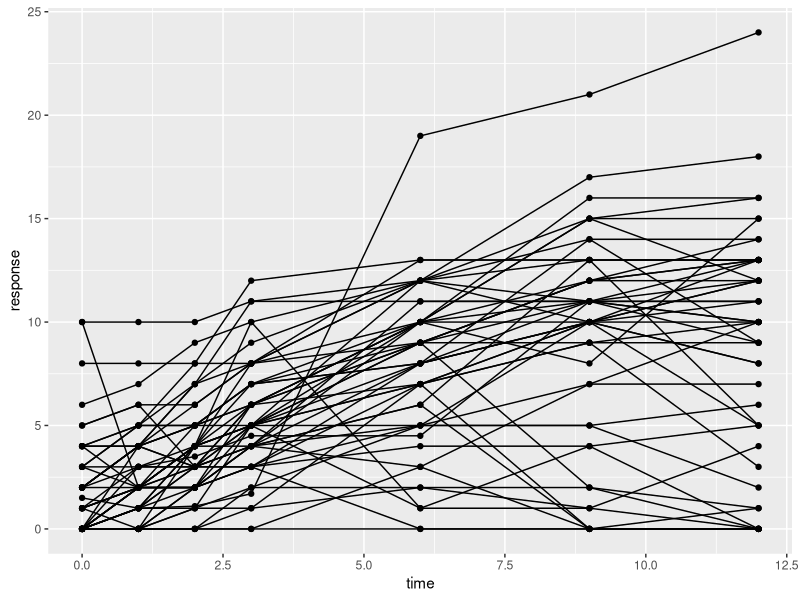
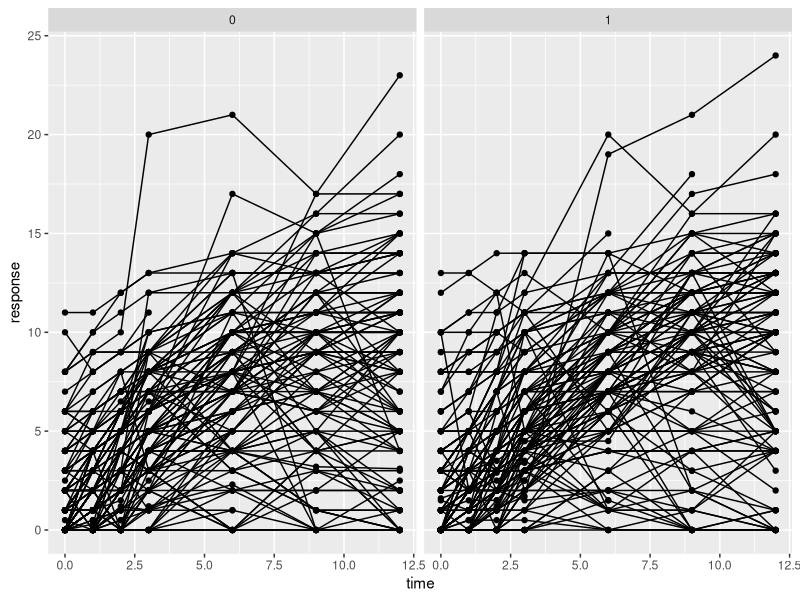
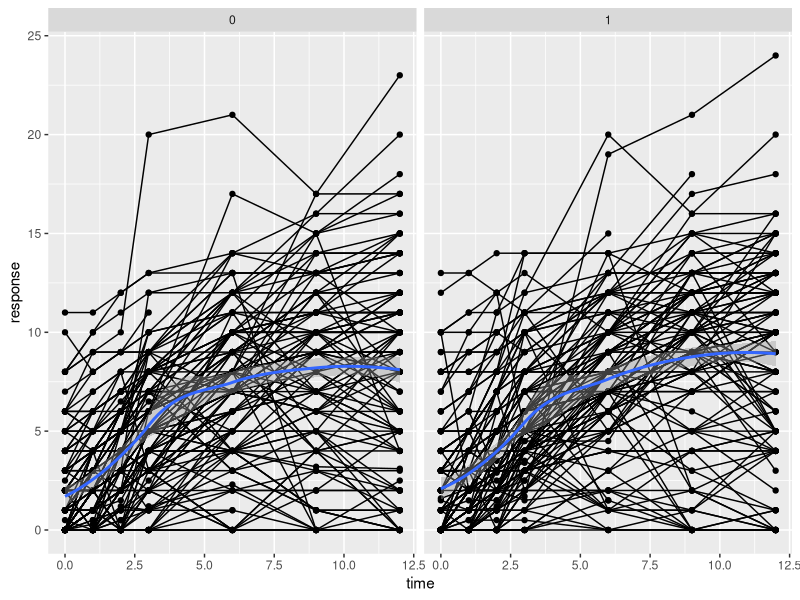
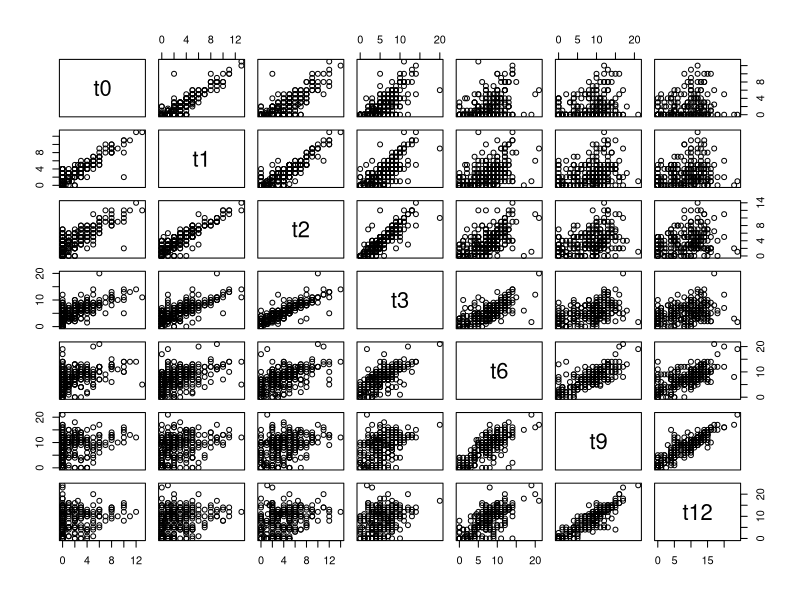

These charts were generated, in order, by the following R code:
## ---- chunk 1
knitr::opts_chunk$set(echo = TRUE)
library(dplyr)
library(readxl)
library(tidyverse)
library(ggplot2)
#library(CarletonStats)
#library(pwr)
#library(BSDA)
#library(exact2x2)
library(car)
#library(dvmisc)
#library(emmeans)
#library(gridExtra)
#library(DescTools)
library(DiagrammeR)
## ---- chunk 2
toe <- read_excel("toe.xlsx")
## ---- chunk 3
# creates a wide dataset:
toeW <- pivot_wider(toe, id_cols = c(id,treat), names_from = time, values_from = response)

# create a wide dataset with missing data omitted:
toeWnarm <- toeW %>% drop_na()

# convert missing omitted data to long:
toeLnarm <- pivot_longer(toeWnarm, cols = c("0","1","2","3","6","9","12"), names_to = "time", values_to = "response")

# convert time values back to numeric:
toeLnarm$time <- as.numeric(toeLnarm$time)
## ---- chunk 4
toe.A <- toe %>% filter(toe$treat == 1)
## ---- chunk 5
toe.A.wide <- pivot_wider(toe.A, id_cols = id, names_from = time, values_from = response) %>% drop_na()
## ---- chunk 6
toeA50Wnarm <- toe.A.wide[1:50,]
## ---- chunk 7
toeA50Lnarm <- pivot_longer(toeA50Wnarm, cols = c("0","1","2","3","6","9","12"), names_to = "time", values_to = "response")
toeA50Lnarm$time <- as.numeric(as.character(toeA50Lnarm$time))
## ---- chunk 8
ggplot(data = toeA50Lnarm,
       mapping = aes(x = time, y = response, group = id)) +
  geom_line() + geom_point()

# using the whole dataset:
# 
# ggplot(data = toe[which(toe$treat==1),],
#        mapping = aes(x = time, y = response, group = id)) +
#   geom_line() + geom_point()
## ---- chunk 9
ggplot(data = toe,
       mapping = aes(x = time, y = response, group = id)) +
  geom_line() + geom_point() +
  facet_grid(. ~ treat)
## ---- chunk 10
ggplot(data = toe,
       mapping = aes(x = time, y = response, group = id)) +
  geom_line() + geom_point() +
  facet_grid(. ~ treat) +
  stat_smooth(aes(group = 1))
## ---- chunk 11
# first we can make a wide dataset with non-numeric column names:
toeWt <- pivot_wider(toe, id_cols = c(id,treat), names_from = time, values_from = response, names_prefix = "t")

# then we can create the scatterplot matrix with the pairs function:
pairs(~ t0 + t1 + t2 + t3 + t6 + t9 + t12, data = toeWt)
## ---- chunk 12
diff <- toeWt$t1 - toeWt$t0
toe_model <- lm(diff~ toeWt$treat)
summary(toe_model)
## ---- chunk 13
toe_ANCOVA <- lm(t1 ~ treat + t0, data = toeWt)
summary(toe_ANCOVA)
## ---- chunk 14
grViz("
digraph dag1 {
  # a 'graph' statement
  graph [fontsize = 10, layout=circo] #rankdir ignored for circo
  # several 'node' statements
  Change[shape = doublecircle, fontname = Helvetica, fontcolor='gray50', fillcolor='gray95', width=1, penwidth=0.2];
  node [shape = box, fontname = Helvetica, fontcolor='gray50', style=filled, penwidth=0]
  Exposure[color=lightsalmon]; 
  Initial[color=navajowhite]; 
  Final[color=navajowhite]; 
  # edge statements
  Exposure -> Initial[label='a' fontcolor='gray25'  color='dodgerblue'] 
  Exposure->Final [label='b' fontcolor='gray25'  color='darkred']
  Initial->Final [label='c' fontcolor='gray25'  color='dodgerblue']
  Initial->Change [label='-1' color='gray75' fontcolor='gray25'  ]
  Final->Change [label='+1' color='gray75' fontcolor='gray25'  ]
}
")
